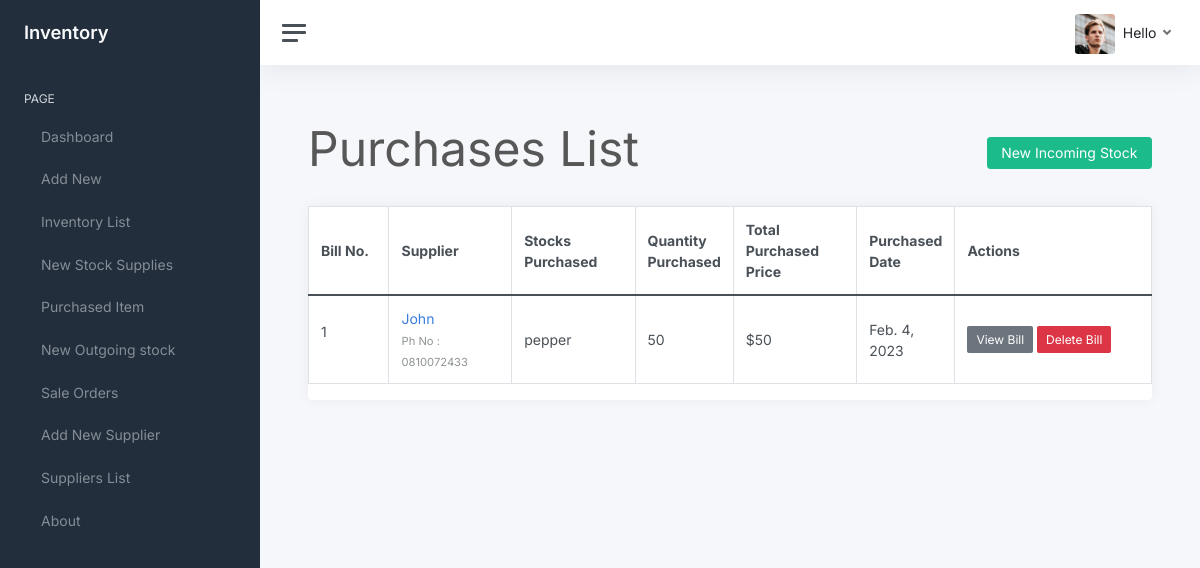
The page /transactions/purchases/ on the database its author committed.
### transactions/views.py (the view)
class PurchaseView(ListView):
    model = PurchaseBill
    template_name = "temp3/purchaselist.html"
    context_object_name = 'bills'
    ordering = ['-time']
    paginate_by = 10

### transactions/templates/temp3/purchaselist.html (shortened to what this page needs)
{% extends 'temp3/base.html' %}
 {% block main_content %}
 <main class="content">
    <div class="row" style="color: #575757; font-style: bold; font-size: 3rem;">
        <div class="col-md-8">Purchases List</div>
        <div class="col-md-4">
            <div style="float:right;"> <a class="btn btn-success" href="{% url 'select-supplier' %}">New Incoming Stock</a> </div>
        </div>
    </div>
    <br>
    <div class="card">
    <table class="table table-css table-hover table-bordered">
        <thead class="thead-dark align-middle">
            <tr>
                <th width="10%">Bill No.</th>
                <th width="15%">Supplier</th>
                <th width="15%">Stocks Purchased</th>
                <th width="10%">Quantity Purchased</th>
                <th width="15%">Total Purchased Price</th>
                <th width="10%">Purchased Date</th>
                <th width="25%">Actions</th>
            </tr>
        </thead>
{% if bills %}
        <tbody>
            {% for purchase in bills %}
            <tr>
                <td class="align-middle"> <p>{{ purchase.billno }}</p> </td>
                <td class="">
                    {% if purchase.supplier.is_deleted %}
                        {{ purchase.supplier }}<br>
                    {% else %}
                        <a href="{% url 'supplier' purchase.supplier.name %}">{{ purchase.supplier }}</a> <br>
                    {% endif %}
                    <small style="color: #909494">Ph No : {{ purchase.supplier.phone }}</small>
                </td>
                <td class="align-middle">{% for item in purchase.get_items_list %} {{ item.stock.name }} <br> {% endfor %}</td>
                <td class="align-middle">{% for item in purchase.get_items_list %} {{ item.quantity }} <br> {% endfor %}</td>
                <td class="align-middle">${{ purchase.get_total_price }}</td>
                <td class="align-middle">{{ purchase.time.date }}</td>
                <td class="align-middle"> <a href="{% url 'purchase-bill' purchase.billno %}" class="btn btn-secondary btn-sm">View Bill</a> <a href="{% url 'delete-purchase' purchase.pk %}" class="btn btn-danger btn-sm">Delete Bill</a> </td>
            </tr>
            {% endfor %}
        </tbody>
    </table>
</div>
{% else %}
        <tbody></tbody>
    </table>
    <br><br><br><br><br><br><br><br>
    <div style="color: #575757; font-style: bold; font-size: 1.5rem; text-align: center;">The records are empty. Please try adding some.</div>
{% endif %}
 </main>
 {% endblock main_content %}

### rows shown on the page
PurchaseBill: billno "1", supplier "John", supplier.phone "0810072433", get_total_price "50", time "Feb. 4, 2023"
PurchaseItem: stock.name "pepper", quantity "50"
